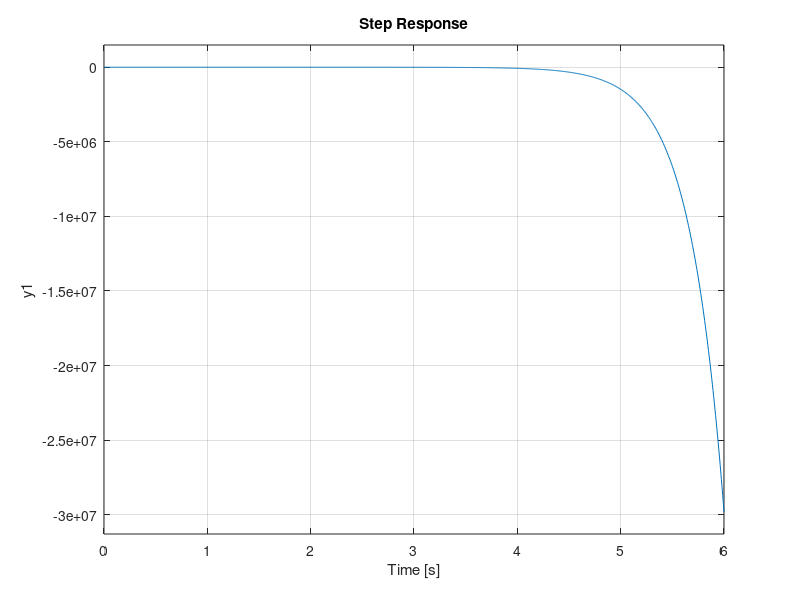
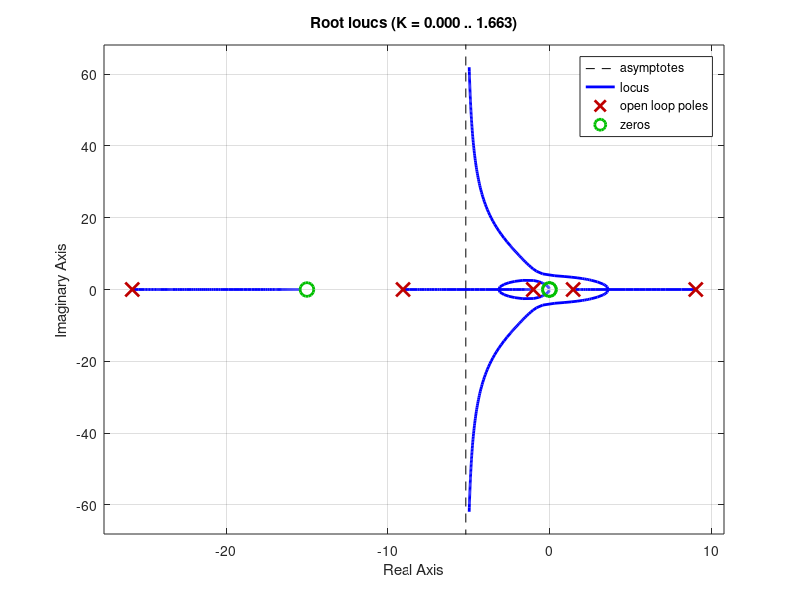
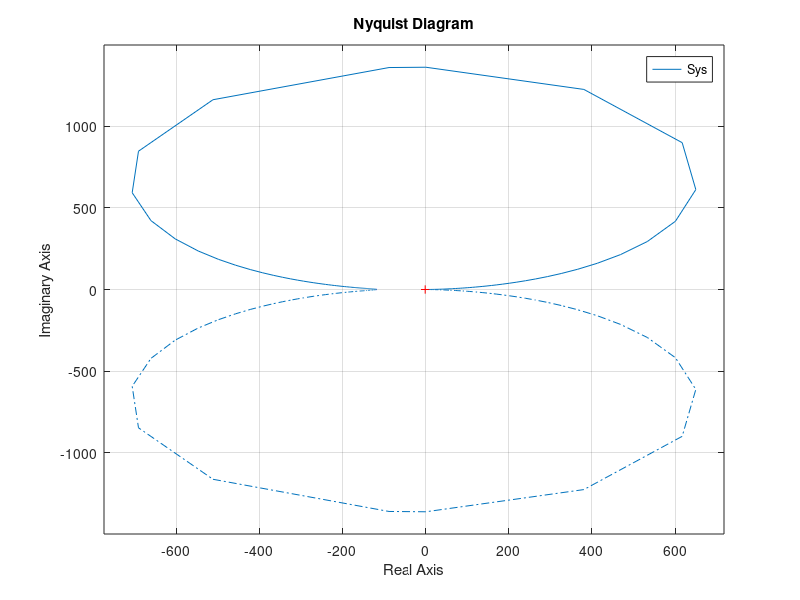

Recreate these plots in MATLAB, in order.
clc, clear all

s = tf('s');

%% motor tf
Ke = .0111; % V*sec/rad
n = 1/30; % gearbox reduction
m = 1/2; % pulley reduction
Larm = .1332; % m (5.245in)
Ke = Ke*Larm/n/m; % corrected (and linear) motor constant
tauM = .0596; % sec

M = 1/Ke/(s*(1 + tauM*s)); % X/Vin

% velocity minor loop
kV = .04;
enc = kV*s;

Mc = 1/(1/M + enc); % X/Vin 

% position positive feedback
kP = 0.2;

Mpc = 1/(1/Mc - kP);

%% series compensator tf (lag)

T = 1e-3;
K = 1.56*(s + 15)/(s + 1)
c2d(K, T, 'tustin')

KMp = K*Mpc;

% pendulum tf
g = 9.8; % m/sec^2
% l = 0.0936; % m (5", now destroyed)
l = 0.1195; % m (6.5")
tauL = sqrt(l/g); % sec

G = -s^2/g/((tauL*s + 1)*(tauL*s - 1)); % Theta/X

Sys = KMp/(1 - G*KMp); % X/Theta (- because G is -)

figure(1)
clf
subplot(211)
margin(Sys)
% hold on
% bode(Sys)
subplot(223)
pzmap(G,'b',Mpc,'r', K, 'g')
legend('Pendulum', 'Motor', 'Compensator')
subplot(224)
step(1/(1+1/Sys))

figure(2)
clf
rlocus(-G*Mpc*K)

figure(3)
clf
nyquist(Sys)